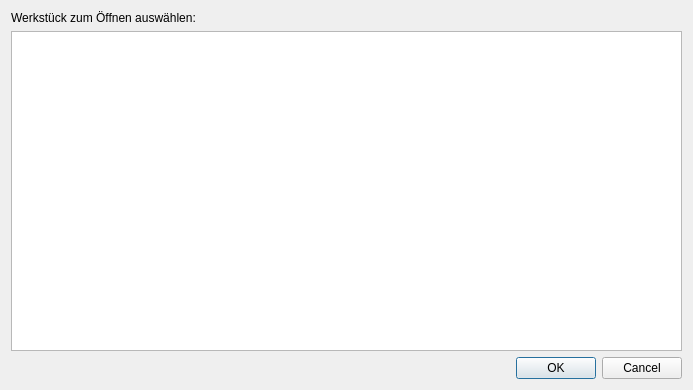
<?xml version="1.0" encoding="UTF-8"?>
<ui version="4.0">
 <class>WorkPieceSelector</class>
 <widget class="QDialog" name="WorkPieceSelector">
  <property name="geometry">
   <rect>
    <x>0</x>
    <y>0</y>
    <width>693</width>
    <height>390</height>
   </rect>
  </property>
  <property name="windowTitle">
   <string>Dialog</string>
  </property>
  <layout class="QVBoxLayout" name="verticalLayout">
   <item>
    <widget class="QLabel" name="label">
     <property name="text">
      <string>Werkstück zum Öffnen auswählen:</string>
     </property>
    </widget>
   </item>
   <item>
    <widget class="QTableView" name="tableView">
     <property name="selectionBehavior">
      <enum>QAbstractItemView::SelectRows</enum>
     </property>
     <property name="showGrid">
      <bool>false</bool>
     </property>
     <property name="sortingEnabled">
      <bool>true</bool>
     </property>
     <property name="wordWrap">
      <bool>true</bool>
     </property>
     <property name="cornerButtonEnabled">
      <bool>false</bool>
     </property>
     <attribute name="horizontalHeaderStretchLastSection">
      <bool>true</bool>
     </attribute>
     <attribute name="verticalHeaderVisible">
      <bool>false</bool>
     </attribute>
    </widget>
   </item>
   <item>
    <widget class="QDialogButtonBox" name="buttonBox">
     <property name="orientation">
      <enum>Qt::Horizontal</enum>
     </property>
     <property name="standardButtons">
      <set>QDialogButtonBox::Cancel|QDialogButtonBox::Ok</set>
     </property>
    </widget>
   </item>
  </layout>
 </widget>
 <resources/>
 <connections>
  <connection>
   <sender>buttonBox</sender>
   <signal>accepted()</signal>
   <receiver>WorkPieceSelector</receiver>
   <slot>accept()</slot>
   <hints>
    <hint type="sourcelabel">
     <x>248</x>
     <y>254</y>
    </hint>
    <hint type="destinationlabel">
     <x>157</x>
     <y>274</y>
    </hint>
   </hints>
  </connection>
  <connection>
   <sender>buttonBox</sender>
   <signal>rejected()</signal>
   <receiver>WorkPieceSelector</receiver>
   <slot>reject()</slot>
   <hints>
    <hint type="sourcelabel">
     <x>316</x>
     <y>260</y>
    </hint>
    <hint type="destinationlabel">
     <x>286</x>
     <y>274</y>
    </hint>
   </hints>
  </connection>
 </connections>
</ui>
